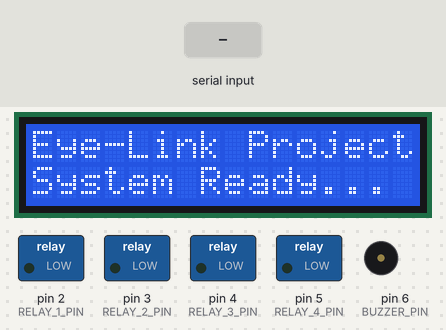
This sketch was run on a simulated Arduino Uno, built with avr-gcc and run on an emulated ATmega328P. Shown: 16×2 character LCD, switched loads named in the sketch (green lamp = pin HIGH), buzzer (waves = sounding). The test bench sets the inputs (shaded band). What the sketch prints to the serial monitor is not drawn.

Above: at 2.0 s.
2.1 s: "LIGHT_ON\n" received over Serial
At 3.1 s:
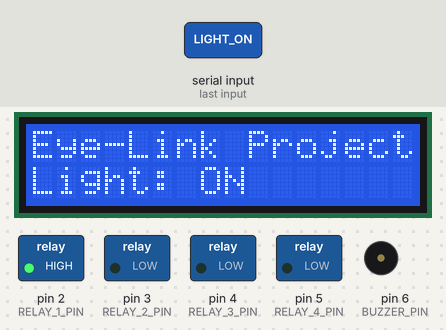
3.7 s: "FAN_ON\n" received over Serial
At 4.1 s:
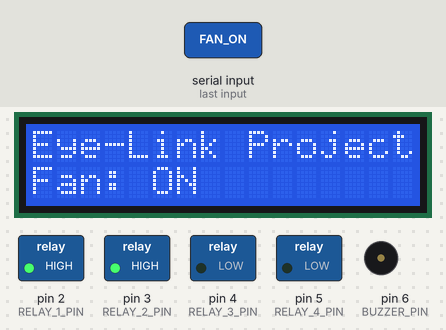
5.3 s: "LIGHT_OFF\n" received over Serial
At 6.6 s:
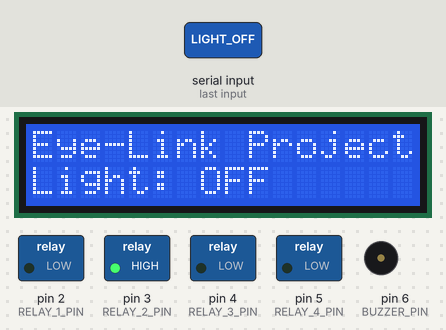
6.9 s: "HEATER_ON\n" received over Serial
At 7.6 s:
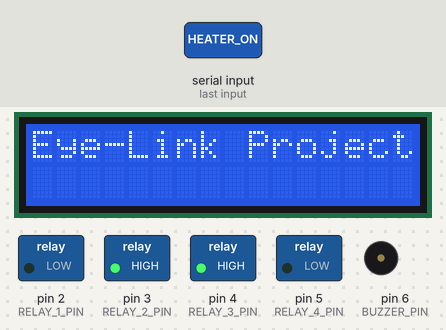
8.5 s: "FAN_OFF\n" received over Serial
At 9.1 s:
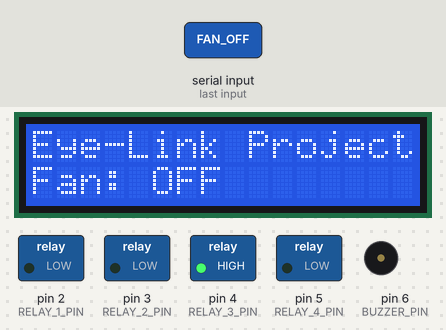
10.1 s: "AC_ON\n" received over Serial
At 11.1 s:
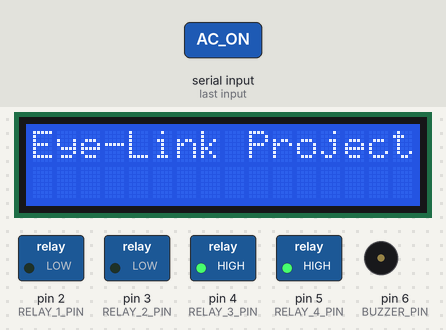
Timing chart, 0 to 12.7 s (numbered marks = the images above; inputs shaded):
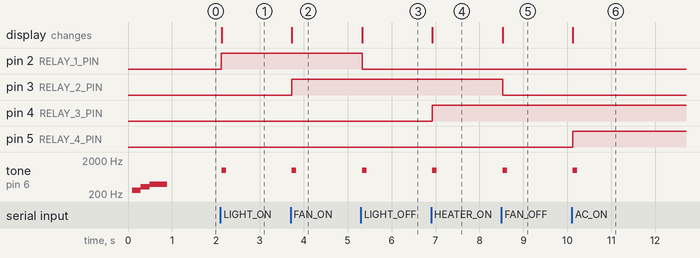

Measured:
- after the input at 2.1 s, pin 2 (RELAY_1_PIN): LOW → HIGH at once; tone on pin 6 (BUZZER_PIN): silent → 1000 Hz at once, → silent 0.10 s later; the display: changes at once (image 1)
- after the input at 3.7 s, pin 3 (RELAY_2_PIN): LOW → HIGH at once; tone on pin 6 (BUZZER_PIN): silent → 1000 Hz at once, → silent 0.10 s later; the display: changes at once (image 2)
- after the input at 5.3 s, pin 2 (RELAY_1_PIN): HIGH → LOW at once; tone on pin 6 (BUZZER_PIN): silent → 1000 Hz at once, → silent 0.10 s later; the display: changes at once (image 3)
- after the input at 6.9 s, pin 4 (RELAY_3_PIN): LOW → HIGH at once; tone on pin 6 (BUZZER_PIN): silent → 1000 Hz at once, → silent 0.10 s later; the display: changes at once (image 4)
- after the input at 8.5 s, pin 3 (RELAY_2_PIN): HIGH → LOW at once; tone on pin 6 (BUZZER_PIN): silent → 1000 Hz at once, → silent 0.10 s later; the display: changes at once (image 5)
- after the input at 10.1 s, pin 5 (RELAY_4_PIN): LOW → HIGH at once; tone on pin 6 (BUZZER_PIN): silent → 1000 Hz at once, → silent 0.10 s later; the display: changes at once (image 6)

The sketch:

EyeLink_Firmware.ino
```cpp
#include <Wire.h>
#include <LiquidCrystal_I2C.h>

const int RELAY_1_PIN = 2;
const int RELAY_2_PIN = 3;
const int RELAY_3_PIN = 4;
const int RELAY_4_PIN = 5;
const int BUZZER_PIN  = 6;

LiquidCrystal_I2C lcd(0x27, 16, 2);

const long BAUD_RATE = 9600;

void setup() {
  Serial.begin(BAUD_RATE);

  pinMode(RELAY_1_PIN, OUTPUT);
  pinMode(RELAY_2_PIN, OUTPUT);
  pinMode(RELAY_3_PIN, OUTPUT);
  pinMode(RELAY_4_PIN, OUTPUT);
  pinMode(BUZZER_PIN, OUTPUT);


  digitalWrite(RELAY_1_PIN, LOW);
  digitalWrite(RELAY_2_PIN, LOW);
  digitalWrite(RELAY_3_PIN, LOW);
  digitalWrite(RELAY_4_PIN, LOW);
  noTone(BUZZER_PIN);


  lcd.init();
  lcd.backlight();
  lcd.setCursor(0, 0);
  lcd.print("Eye-Link Project");
  lcd.setCursor(0, 1);
  lcd.print("System Ready...");

  playMelody();

  Serial.println("Eye-Link Hardware Ready...");
}

void loop() {
  if (Serial.available() > 0) {
    String command = Serial.readStringUntil('\n');
    command.trim();

    lcd.setCursor(0, 1);
    lcd.print("                ");
    lcd.setCursor(0, 1);

    if (command == "LIGHT_ON") {
      digitalWrite(RELAY_1_PIN, HIGH);
      lcd.print("Light: ON");
      beep(1);
    }
    else if (command == "LIGHT_OFF") {
      digitalWrite(RELAY_1_PIN, LOW);
      lcd.print("Light: OFF");
      beep(1);
    }
    else if (command == "FAN_ON") {
      digitalWrite(RELAY_2_PIN, HIGH);
      lcd.print("Fan: ON");
      beep(1);
    }
    else if (command == "FAN_OFF") {
      digitalWrite(RELAY_2_PIN, LOW);
      lcd.print("Fan: OFF");
      beep(1);
    }
     else if (command == "HEATER_ON") {
      digitalWrite(RELAY_3_PIN, HIGH);
      beep(1);
    }
    else if (command == "HEATER_OFF") {
      digitalWrite(RELAY_3_PIN, LOW);
      beep(1);
    }
    else if (command == "AC_ON") {
      digitalWrite(RELAY_4_PIN, HIGH);
      beep(1);
    }
    else if (command == "AC_OFF") {
      digitalWrite(RELAY_4_PIN, LOW);
      beep(1);
    }

    else if (command.startsWith("MSG:")) {
      String msg = command.substring(4);
      if (msg.length() > 16) msg = msg.substring(0, 16);
      lcd.print(msg);
      beep(1);
    }
  }
}


void beep(int times) {
  for (int i = 0; i < times; i++) {
    tone(BUZZER_PIN, 1000);
    delay(100);
    noTone(BUZZER_PIN);
    delay(100);
  }
}


void playMelody() {
  tone(BUZZER_PIN, 262, 200);
  delay(200);
  tone(BUZZER_PIN, 330, 200);
  delay(200);
  tone(BUZZER_PIN, 392, 400);
  delay(400);
  noTone(BUZZER_PIN);
}
```
